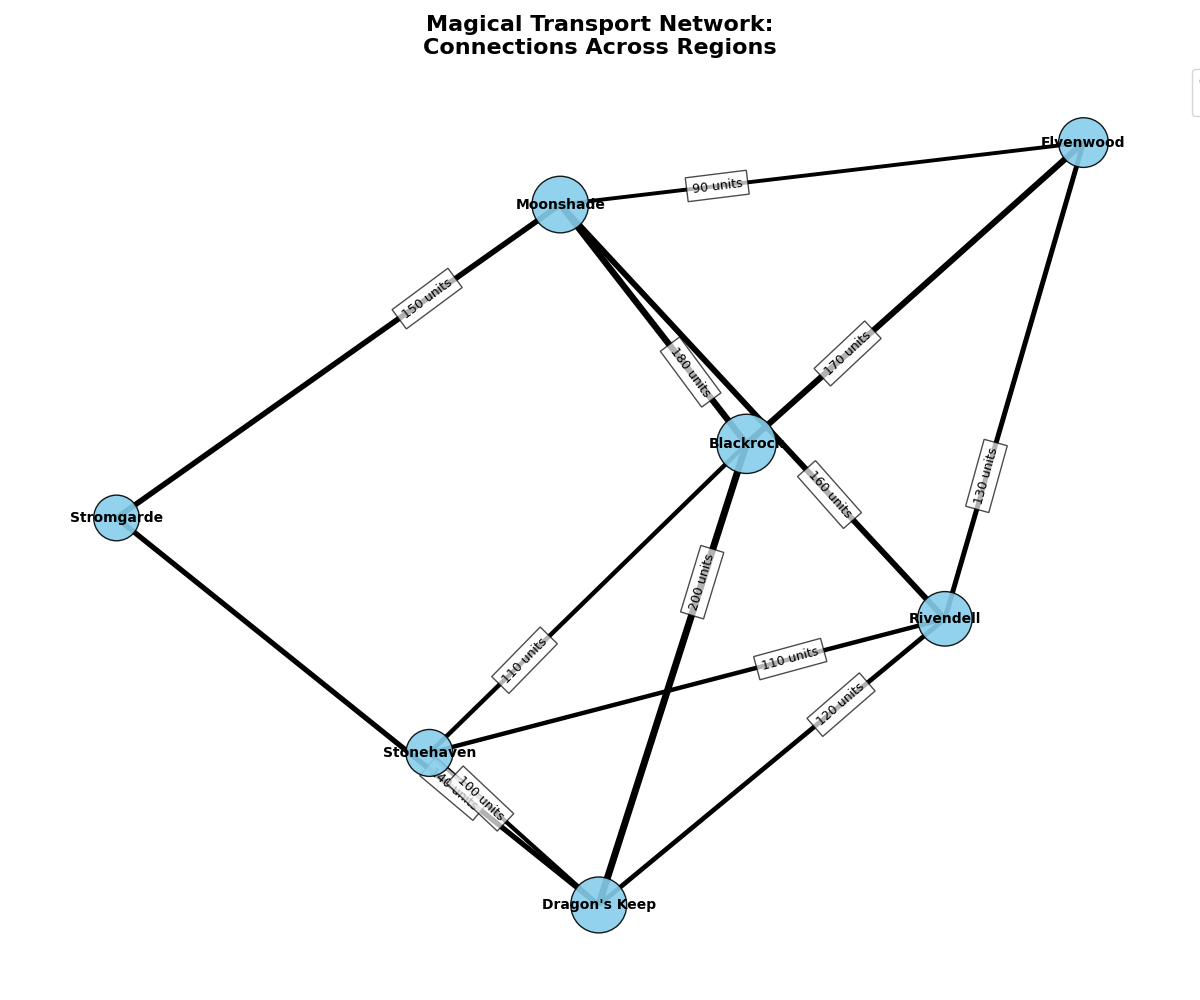

Reproduce this figure in Python.
import matplotlib.pyplot as plt
import networkx as nx

cities = ["Elvenwood", "Stromgarde", "Dragon's Keep", "Moonshade", "Blackrock", "Stonehaven", "Rivendell"]

connections = [
    ("Stromgarde", "Moonshade", 150),
    ("Dragon's Keep", "Rivendell", 120),
    ("Moonshade", "Blackrock", 180),
    ("Stonehaven", "Dragon's Keep", 100),
    ("Rivendell", "Elvenwood", 130),
    ("Blackrock", "Stonehaven", 110),
    ("Elvenwood", "Moonshade", 90),
    ("Stromgarde", "Dragon's Keep", 140),
    ("Moonshade", "Rivendell", 160),
    ("Dragon's Keep", "Blackrock", 200),
    ("Elvenwood", "Blackrock", 170),
    ("Rivendell", "Stonehaven", 110)
]

G = nx.Graph()
G.add_nodes_from(cities)

for source, dest, frequency in connections:
    G.add_edge(source, dest, weight=frequency)

message_frequencies = {city: sum(d['weight'] for u, v, d in G.edges(city, data=True)) for city in cities}
node_sizes = [500 + message_frequencies[city] * 2 for city in cities]

pos = nx.spring_layout(G, k=0.5, seed=42)
edge_labels = {(u, v): f'{d["weight"]} units' for u, v, d in G.edges(data=True)}
edge_widths = [1 + G[u][v]['weight'] / 50 for u, v in G.edges()]

node_color = 'skyblue'

plt.figure(figsize=(12, 10))
nx.draw_networkx_nodes(G, pos, node_size=node_sizes, node_color=node_color, alpha=0.9, edgecolors='black')
nx.draw_networkx_edges(G, pos, edgelist=G.edges, edge_color='black', width=edge_widths)
nx.draw_networkx_labels(G, pos, font_size=10, font_weight='bold')
nx.draw_networkx_edge_labels(G, pos, edge_labels=edge_labels, font_size=9, label_pos=0.3, bbox=dict(facecolor='white', alpha=0.7))

plt.title("Magical Transport Network:\nConnections Across Regions", fontsize=16, fontweight='bold')
plt.axis('off')
plt.tight_layout()

plt.legend([plt.Line2D([0], [0], color=node_color, lw=4)], ["Towns"], title="Communities", loc='upper right', bbox_to_anchor=(1.1, 1))

plt.show()
